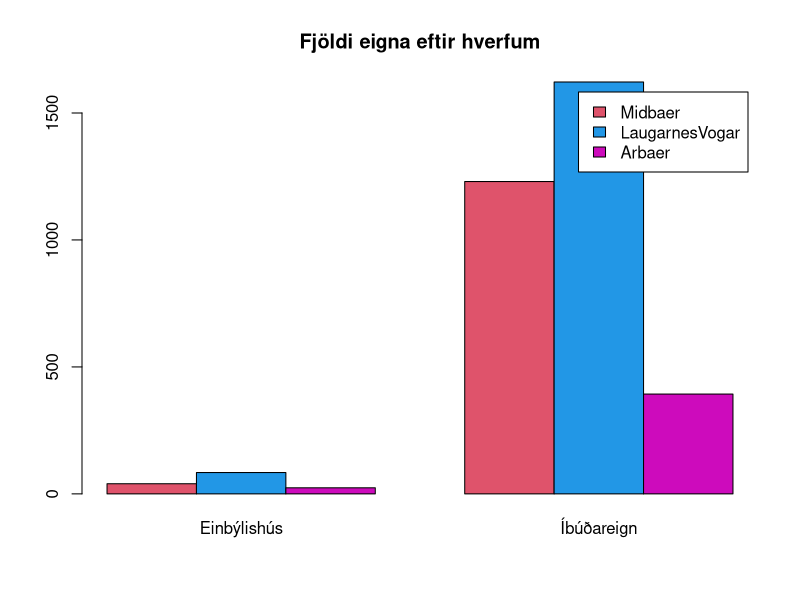
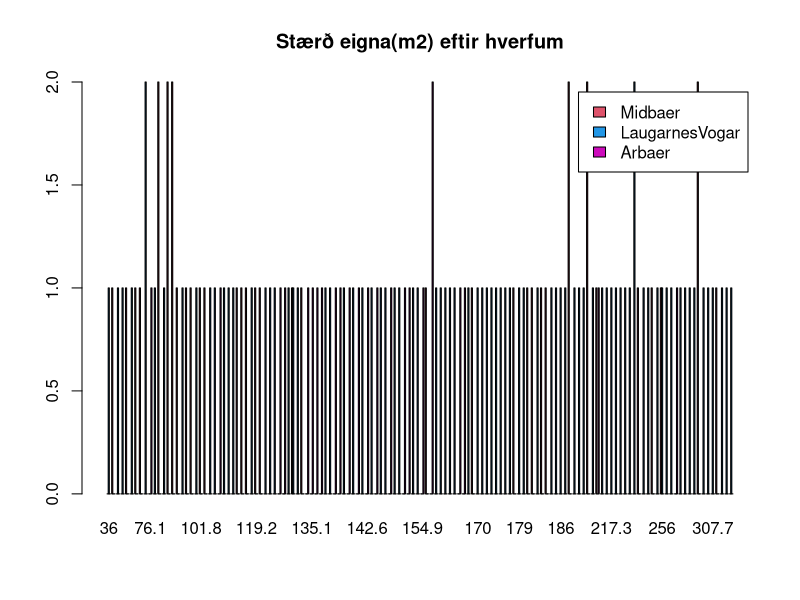
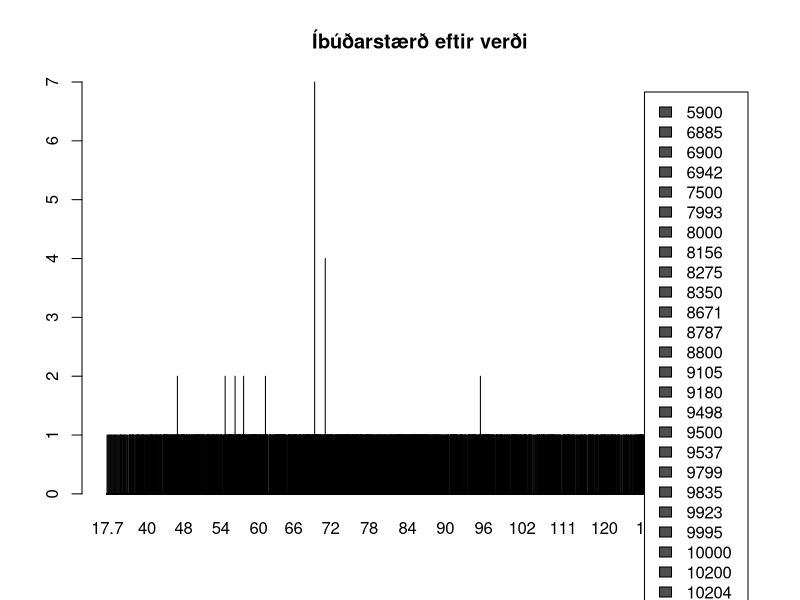

Here is the R script that generated these plots, in order:
## ---- chunk 1
knitr::opts_chunk$set(echo = TRUE)
library(dplyr)
library(ggplot2)
## ---- chunk 2
thv <- read.table("./data/husnaedi.txt", header = TRUE, sep = ";")
## ---- chunk 3
hverfi <- c(20, 100, 200)
thv <- filter(thv, thv$matssvaedi%in%hverfi)
## ---- chunk 4
str(thv)
##Eins og sjá má eru matssvæðin ranglega skilgreind sem tölugildi. Svo við breytum þeim í faktor og köllum matssvæðin nýjum nöfnum.
thv$matssvaedi <- as.factor(thv$matssvaedi)
levels(thv$matssvaedi) <- c("Midbaer", "LaugarnesVogar", "Arbaer")
str(thv)
## ---- chunk 5
 
eftirHverfum <- table(thv$matssvaedi,thv$teg_eign)
barplot(eftirHverfum, beside=T, col=c(2,4,6), legend.text = T, main = "Fjöldi eigna eftir hverfum")
 
## ---- chunk 6
einbyli<-filter(thv, teg_eign == "Einbýlishús")
einbyliEftirStaerd <- table(einbyli$matssvaedi,einbyli$ibm2)
barplot(einbyliEftirStaerd, beside=T, col=c(2,4,6), legend.text = T, main = "Stærð eigna(m2) eftir hverfum")
## ---- chunk 7
ibudir <- filter(thv, teg_eign == "Íbúðareign")
ibudirEftirVerdi <- table(ibudir$nuvirdi,ibudir$ibm2)
barplot(ibudirEftirVerdi, beside=T, legend.text = T, main = "Íbúðarstærð eftir verði")
